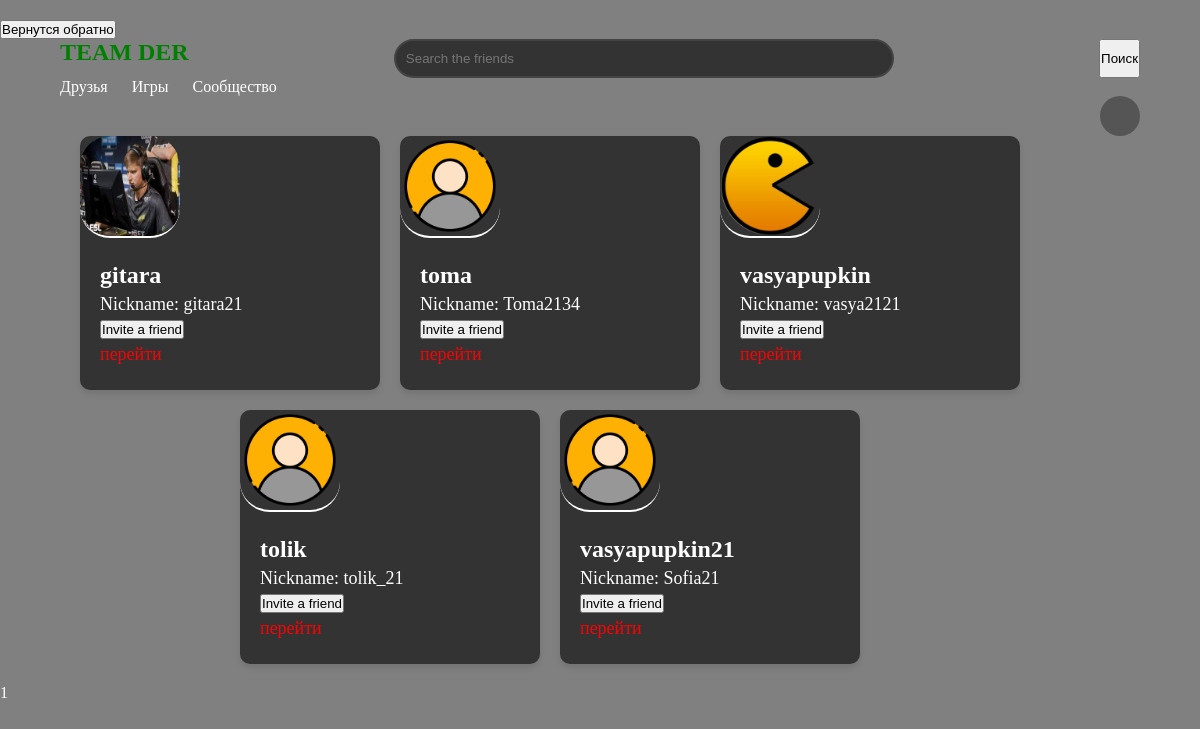
The page /find_users/ (signed in) on the database as committed earlier.
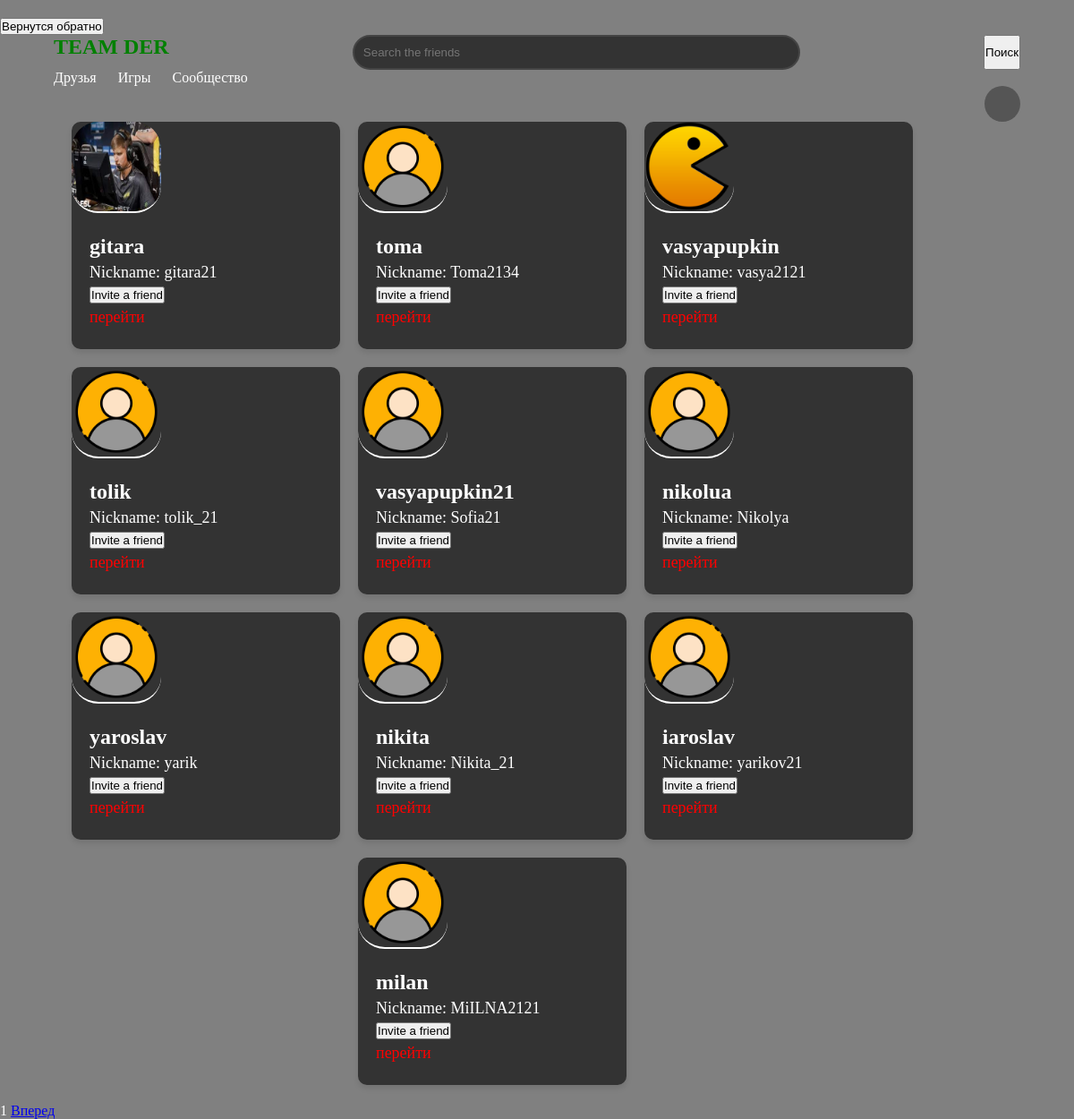
The same page on the database as committed later.
### my_codes/models.py (models this page shows, shortened)
class NIKNEM(models.Model):
    niknem = models.CharField(max_length=30, null=True)
    user = models.ForeignKey(User, on_delete=models.CASCADE, null=True)

### my_codes/views.py (the view)
# urls.py: path('find_users/', views.find_users_page,name="find_users_page"),
def find_users_page(request):
    context = {}
    if request.method == 'POST':
        form = SearchUserForm(request.POST)
        if form.is_valid():
            query = form.cleaned_data['query']
            page = 0
        else:
            query = ''
            page = 0
    else:
        query = request.GET.get('query', '')
        page = max(0, int(request.GET.get('page', 1)) - 1)
    all_accounts_count = NIKNEM.objects.filter(niknem__contains=query).count()
    current_user = request.user
    accounts = NIKNEM.objects.filter(niknem__contains=query).exclude(user=current_user)[page * 10:page * 10 + 10]
    context['page'] = page + 1
    context['accounts'] = accounts
    context['max_page'] = all_accounts_count // 10 + (all_accounts_count % 10 != 0)
    context['query'] = query
    context['form'] = SearchUserForm(initial={'query': query})
    if 'add_friend' in request.POST:
        friend_id = request.POST.get('friend_id')
        friend = get_object_or_404(User, id=friend_id)
        Friend.make_friend(request.user, friend)
    return render(request, "find_users.html", context)

### my_codes/forms.py
class SearchUserForm(forms.Form):
    query = CharField(required=True, label='')

### my_codes/templatetags/user_avatar.py (called while the page is built)
@register.simple_tag(name='user_avatar')
def user_avatar(userid):
    path = MEDIA_ROOT + '/avatars/' + str(userid) + '.png'
    print(MEDIA_ROOT + '/avatars/' + str(userid) + '.png')
    if os.path.isfile(path):
        return MEDIA_URL + 'avatars/' + str(userid) + '.png'
    else:
        return MEDIA_URL + 'avatars/default.png'

### my_codes/templates/find_users.html (shortened to what this page needs)
{% load static %}
{% load user_avatar %}
<!DOCTYPE html>
<html lang="en">
<head>
    <link href="{% static 'find_users_style.css' %}" rel="stylesheet">
</head>
<body>
<header>
    <a href="{% url 'homePage' %}"><button>Вернутся обратно</button></a>
        <div class="container1">
          <div style="display: flex; ">
            <h1 style="color: green;">TEAM DER</h1>
            <input type="text" id="query" class="dark-rounded-input" placeholder="Search the friends" style="width: 500px;" name="query">
              <button onclick="searchButton()" class="glow-on-hover">Поиск</button>
          </div>
          <nav>
            <ul>
              <li><a href="#">Друзья</a></li>
              <li><a href="#">Игры</a></li>
              <li><a href="#">Сообщество</a></li>
            </ul>
          </nav>
          <div class="user-avatar">
          </div>
        </div>
    </header>
    {% if accounts|length > 0 %}
        <div class="container">
    {% for account in accounts %}
    <div class="user-card">
        <img src="{% user_avatar account.user.id %}" alt="User Avatar" style="border-radius: 30px; width: 100px;">
        <div class="user-info">
            <h2>{{ account.user.username }}</h2>
            <p>Nickname: {{ account.niknem }}</p>
            <form method="post" action="{% url 'find_users_page' %}">
                <button class="btn" type="submit" name="add_friend">Invite a friend</button>
            </form>
            {% if account.user %}
                <a href="{% url 'polzovatels_account' account.user.id %}" style="text-decoration: none; color: red;"><p>перейти</p></a>
            {% endif %}
        </div>
    </div>
{% endfor %}
</div>
    {% else %}
    <h1>Ничего не найдено</h1>
    {% endif %}
    {% if accounts|length > 0 %}
        <div class="paginator">
            {{ page }}
            {% if page < max_page %}
                <a href="/find_users?query={{ query }}&page={{ page|add:1 }}">Вперед</a>
            {% endif %}
        </div>
    {% endif %}
</body>
</html>

### my_codes/templates/find_users.html (style rules this page uses)
* { margin: 0; padding: 0; box-sizing: border-box; }
body { font-family: 'Rocher'; background-color: grey; color: #ffffff; margin: 0; padding: 0; }
.container { display: flex; flex-wrap: wrap; justify-content: center; gap: 20px; padding: 20px; }
.user-card { background-color: #333333; border-radius: 10px; overflow: hidden; box-shadow: 0 4px 6px rgba(0, 0, 0, 0.1); width: 300px; }
.user-card img { width: 100%; height: auto; border-bottom: 2px solid #ffffff; }
.user-info { padding: 20px; }
.user-info h2 { margin-top: 0; font-size: 24px; }
.user-info p { margin: 5px 0; font-size: 18px; }
.container1 { width: 90%; max-width: 1200px; margin: 0 auto; }
.dark-rounded-input { background-color: #333; color: #fff; padding: 10px; border-radius: 20px; border-color: #444; border-style: solid; outline: none; margin: auto; }
.user-avatar { float: right; width: 40px; height: 40px; border-radius: 50%; background-color: #555; }
header { padding: 20px 0; }
header h1 { font-size: 24px; }
nav ul { list-style-type: none; }
nav ul li { display: inline; margin-right: 20px; }
nav ul li a { color: #fff; text-decoration: none; }

Rows that differ between the two databases and show on the page:
added NIKNEM: user.username "nikolua", niknem "Nikolya", shows "перейти"
added NIKNEM: user.username "yaroslav", niknem "yarik", shows "перейти"
added NIKNEM: user.username "nikita", niknem "Nikita_21", shows "перейти"
added NIKNEM: user.username "iaroslav", niknem "yarikov21", shows "перейти"
added NIKNEM: user.username "milan", niknem "MiILNA2121", shows "перейти"
Other text that changed with them:
text now shown: "Вперед"
